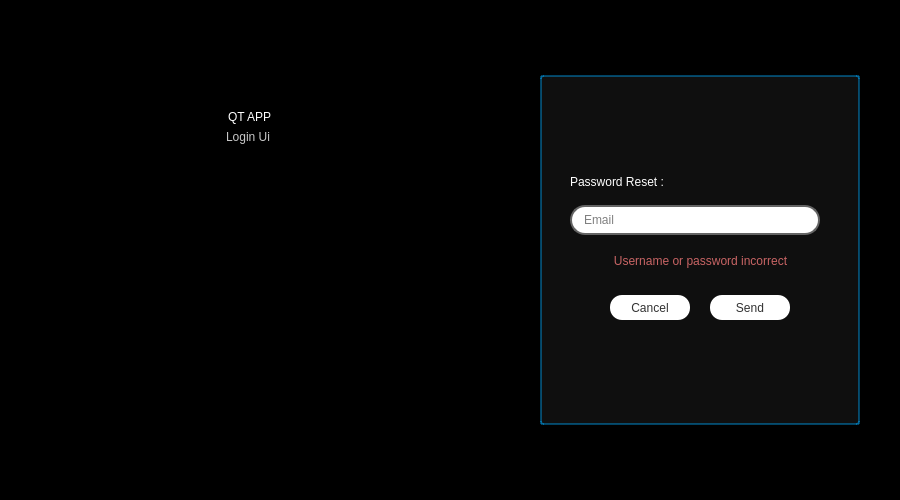
<?xml version="1.0" encoding="UTF-8"?>
<ui version="4.0">
 <class>MainWindow</class>
 <widget class="QMainWindow" name="MainWindow">
  <property name="geometry">
   <rect>
    <x>0</x>
    <y>0</y>
    <width>900</width>
    <height>500</height>
   </rect>
  </property>
  <property name="minimumSize">
   <size>
    <width>900</width>
    <height>500</height>
   </size>
  </property>
  <property name="maximumSize">
   <size>
    <width>900</width>
    <height>500</height>
   </size>
  </property>
  <property name="windowTitle">
   <string>MainWindow</string>
  </property>
  <widget class="QWidget" name="centralwidget">
   <layout class="QHBoxLayout" name="horizontalLayout">
    <property name="spacing">
     <number>0</number>
    </property>
    <property name="leftMargin">
     <number>0</number>
    </property>
    <property name="topMargin">
     <number>0</number>
    </property>
    <property name="rightMargin">
     <number>0</number>
    </property>
    <property name="bottomMargin">
     <number>0</number>
    </property>
    <item>
     <widget class="QFrame" name="frame">
      <property name="styleSheet">
       <string notr="true">background-color: rgb(0, 0, 0);</string>
      </property>
      <property name="frameShape">
       <enum>QFrame::NoFrame</enum>
      </property>
      <property name="frameShadow">
       <enum>QFrame::Raised</enum>
      </property>
      <layout class="QHBoxLayout" name="horizontalLayout_2">
       <property name="spacing">
        <number>0</number>
       </property>
       <property name="leftMargin">
        <number>0</number>
       </property>
       <property name="topMargin">
        <number>0</number>
       </property>
       <property name="rightMargin">
        <number>0</number>
       </property>
       <property name="bottomMargin">
        <number>0</number>
       </property>
       <item>
        <widget class="QFrame" name="frame_3">
         <property name="frameShape">
          <enum>QFrame::StyledPanel</enum>
         </property>
         <property name="frameShadow">
          <enum>QFrame::Raised</enum>
         </property>
         <layout class="QVBoxLayout" name="verticalLayout_2">
          <item>
           <spacer name="verticalSpacer">
            <property name="orientation">
             <enum>Qt::Vertical</enum>
            </property>
            <property name="sizeType">
             <enum>QSizePolicy::Fixed</enum>
            </property>
            <property name="sizeHint" stdset="0">
             <size>
              <width>20</width>
              <height>100</height>
             </size>
            </property>
           </spacer>
          </item>
          <item alignment="Qt::AlignHCenter">
           <widget class="QLabel" name="label">
            <property name="styleSheet">
             <string notr="true">color: rgb(255, 255, 255);
font: 63 48pt &quot;Yu Gothic UI Semibold&quot;;
</string>
            </property>
            <property name="text">
             <string>QT APP</string>
            </property>
           </widget>
          </item>
          <item alignment="Qt::AlignHCenter">
           <widget class="QLabel" name="label_2">
            <property name="styleSheet">
             <string notr="true">color: rgb(200, 200, 200);
font: 63 12pt &quot;Yu Gothic UI Semibold&quot;;</string>
            </property>
            <property name="text">
             <string>Login Ui </string>
            </property>
           </widget>
          </item>
          <item>
           <spacer name="verticalSpacer_2">
            <property name="orientation">
             <enum>Qt::Vertical</enum>
            </property>
            <property name="sizeHint" stdset="0">
             <size>
              <width>20</width>
              <height>40</height>
             </size>
            </property>
           </spacer>
          </item>
         </layout>
        </widget>
       </item>
       <item>
        <widget class="QFrame" name="frame_2">
         <property name="minimumSize">
          <size>
           <width>400</width>
           <height>0</height>
          </size>
         </property>
         <property name="maximumSize">
          <size>
           <width>400</width>
           <height>16777215</height>
          </size>
         </property>
         <property name="frameShape">
          <enum>QFrame::NoFrame</enum>
         </property>
         <property name="frameShadow">
          <enum>QFrame::Raised</enum>
         </property>
         <layout class="QHBoxLayout" name="horizontalLayout_3">
          <property name="spacing">
           <number>0</number>
          </property>
          <property name="leftMargin">
           <number>0</number>
          </property>
          <property name="topMargin">
           <number>0</number>
          </property>
          <property name="rightMargin">
           <number>0</number>
          </property>
          <property name="bottomMargin">
           <number>0</number>
          </property>
          <item>
           <widget class="QStackedWidget" name="stackedWidget">
            <property name="currentIndex">
             <number>0</number>
            </property>
            <widget class="QWidget" name="page">
             <layout class="QVBoxLayout" name="verticalLayout">
              <item alignment="Qt::AlignHCenter">
               <widget class="QFrame" name="frame_4">
                <property name="minimumSize">
                 <size>
                  <width>320</width>
                  <height>350</height>
                 </size>
                </property>
                <property name="maximumSize">
                 <size>
                  <width>320</width>
                  <height>350</height>
                 </size>
                </property>
                <property name="styleSheet">
                 <string notr="true">background-color: rgb(15, 15, 15);
border:2px solid;
border-color: rgba(0, 170, 255,100);
border-radius:3px;</string>
                </property>
                <property name="frameShape">
                 <enum>QFrame::NoFrame</enum>
                </property>
                <property name="frameShadow">
                 <enum>QFrame::Raised</enum>
                </property>
                <widget class="QFrame" name="frame_login">
                 <property name="geometry">
                  <rect>
                   <x>20</x>
                   <y>-300</y>
                   <width>280</width>
                   <height>1300</height>
                  </rect>
                 </property>
                 <property name="minimumSize">
                  <size>
                   <width>280</width>
                   <height>1300</height>
                  </size>
                 </property>
                 <property name="maximumSize">
                  <size>
                   <width>280</width>
                   <height>1300</height>
                  </size>
                 </property>
                 <property name="styleSheet">
                  <string notr="true">border:none;
background:transparent;</string>
                 </property>
                 <property name="frameShape">
                  <enum>QFrame::NoFrame</enum>
                 </property>
                 <property name="frameShadow">
                  <enum>QFrame::Raised</enum>
                 </property>
                 <widget class="QLineEdit" name="lineEdit_login_password">
                  <property name="geometry">
                   <rect>
                    <x>40</x>
                    <y>110</y>
                    <width>200</width>
                    <height>30</height>
                   </rect>
                  </property>
                  <property name="minimumSize">
                   <size>
                    <width>200</width>
                    <height>30</height>
                   </size>
                  </property>
                  <property name="maximumSize">
                   <size>
                    <width>200</width>
                    <height>30</height>
                   </size>
                  </property>
                  <property name="styleSheet">
                   <string notr="true">QLineEdit{
color: rgb(0,0, 0);
font: 63 8pt &quot;Segoe UI Semibold&quot;;
background-color: rgb(255, 255, 255);
border-radius:15px;
border: 2px solid rgb(100, 100, 100);
padding-left:10px;
}
</string>
                  </property>
                  <property name="echoMode">
                   <enum>QLineEdit::Password</enum>
                  </property>
                  <property name="placeholderText">
                   <string>Password</string>
                  </property>
                 </widget>
                 <widget class="QLabel" name="label_loginInfo">
                  <property name="geometry">
                   <rect>
                    <x>20</x>
                    <y>260</y>
                    <width>241</width>
                    <height>31</height>
                   </rect>
                  </property>
                  <property name="styleSheet">
                   <string notr="true">QLabel{
color: rgb(200, 100, 100);
font: 87 7pt &quot;Segoe UI Black&quot;;
border:none;
}</string>
                  </property>
                  <property name="frameShape">
                   <enum>QFrame::NoFrame</enum>
                  </property>
                  <property name="text">
                   <string>Username or password incorrect</string>
                  </property>
                  <property name="alignment">
                   <set>Qt::AlignCenter</set>
                  </property>
                 </widget>
                 <widget class="QPushButton" name="pushButton_quitLogin">
                  <property name="geometry">
                   <rect>
                    <x>60</x>
                    <y>180</y>
                    <width>80</width>
                    <height>25</height>
                   </rect>
                  </property>
                  <property name="minimumSize">
                   <size>
                    <width>80</width>
                    <height>25</height>
                   </size>
                  </property>
                  <property name="maximumSize">
                   <size>
                    <width>80</width>
                    <height>25</height>
                   </size>
                  </property>
                  <property name="cursor">
                   <cursorShape>PointingHandCursor</cursorShape>
                  </property>
                  <property name="styleSheet">
                   <string notr="true">QPushButton{
color: rgb(50, 50, 50);
font: 87 9pt &quot;Segoe UI Black&quot;;
background-color: rgb(255, 255, 255);
border-radius:12px;
border:none;
background-repeat: no-repeat;
background-position: center;
}
QPushButton::hover{
background-color:rgb(170, 0, 0);
border-radius:12px;
border:none;
background-repeat: no-repeat;
background-position: center;
}</string>
                  </property>
                  <property name="text">
                   <string>Quit</string>
                  </property>
                 </widget>
                 <widget class="QPushButton" name="pushButton_signup">
                  <property name="geometry">
                   <rect>
                    <x>70</x>
                    <y>240</y>
                    <width>150</width>
                    <height>15</height>
                   </rect>
                  </property>
                  <property name="minimumSize">
                   <size>
                    <width>150</width>
                    <height>15</height>
                   </size>
                  </property>
                  <property name="maximumSize">
                   <size>
                    <width>150</width>
                    <height>15</height>
                   </size>
                  </property>
                  <property name="cursor">
                   <cursorShape>PointingHandCursor</cursorShape>
                  </property>
                  <property name="toolTip">
                   <string/>
                  </property>
                  <property name="autoFillBackground">
                   <bool>false</bool>
                  </property>
                  <property name="styleSheet">
                   <string notr="true">QPushButton{
color: rgb(200, 200, 200);
font: 87 9pt &quot;Segoe UI Black&quot;;
border:none;
}

QPushButton::hover{
border:none;
color: rgb(250, 250, 250);
font: 87 9pt &quot;Segoe UI Black&quot;;
}</string>
                  </property>
                  <property name="text">
                   <string>Create an Account</string>
                  </property>
                  <property name="autoRepeat">
                   <bool>false</bool>
                  </property>
                  <property name="autoExclusive">
                   <bool>false</bool>
                  </property>
                  <property name="autoDefault">
                   <bool>false</bool>
                  </property>
                  <property name="default">
                   <bool>false</bool>
                  </property>
                  <property name="flat">
                   <bool>false</bool>
                  </property>
                 </widget>
                 <widget class="QLineEdit" name="lineEdit_login_email">
                  <property name="geometry">
                   <rect>
                    <x>40</x>
                    <y>70</y>
                    <width>200</width>
                    <height>30</height>
                   </rect>
                  </property>
                  <property name="minimumSize">
                   <size>
                    <width>200</width>
                    <height>30</height>
                   </size>
                  </property>
                  <property name="maximumSize">
                   <size>
                    <width>200</width>
                    <height>30</height>
                   </size>
                  </property>
                  <property name="styleSheet">
                   <string notr="true">QLineEdit{
color: rgb(0,0, 0);
font: 63 8pt &quot;Segoe UI Semibold&quot;;
background-color: rgb(255, 255, 255);
border-radius:15px;
border: 2px solid rgb(100, 100, 100);
padding-left: 10px
}

</string>
                  </property>
                  <property name="inputMask">
                   <string extracomment="email"/>
                  </property>
                  <property name="text">
                   <string/>
                  </property>
                  <property name="placeholderText">
                   <string>Email</string>
                  </property>
                 </widget>
                 <widget class="QLabel" name="user_description">
                  <property name="geometry">
                   <rect>
                    <x>40</x>
                    <y>20</y>
                    <width>171</width>
                    <height>33</height>
                   </rect>
                  </property>
                  <property name="styleSheet">
                   <string notr="true">color: rgb(255, 255, 255);
border:none;
font: 75 16pt &quot;Monospac821 BT&quot;;</string>
                  </property>
                  <property name="text">
                   <string>Log in :</string>
                  </property>
                 </widget>
                 <widget class="QPushButton" name="pushButton_login">
                  <property name="geometry">
                   <rect>
                    <x>150</x>
                    <y>180</y>
                    <width>80</width>
                    <height>25</height>
                   </rect>
                  </property>
                  <property name="minimumSize">
                   <size>
                    <width>80</width>
                    <height>25</height>
                   </size>
                  </property>
                  <property name="maximumSize">
                   <size>
                    <width>80</width>
                    <height>25</height>
                   </size>
                  </property>
                  <property name="cursor">
                   <cursorShape>PointingHandCursor</cursorShape>
                  </property>
                  <property name="styleSheet">
                   <string notr="true">QPushButton{
color: rgb(50, 50, 50);
font: 87 9pt &quot;Segoe UI Black&quot;;
background-color: rgb(255, 255, 255);
border-radius:12px;
border:none;
background-repeat: no-repeat;
background-position: center;
}
QPushButton::hover{
background-color:rgb(0, 124, 0);
border-radius:12px;
border:none;
background-repeat: no-repeat;
background-position: center;
}</string>
                  </property>
                  <property name="text">
                   <string>Log in</string>
                  </property>
                  <property name="shortcut">
                   <string>Return</string>
                  </property>
                 </widget>
                 <widget class="QPushButton" name="pushButton_forgotPassword">
                  <property name="geometry">
                   <rect>
                    <x>30</x>
                    <y>150</y>
                    <width>150</width>
                    <height>15</height>
                   </rect>
                  </property>
                  <property name="minimumSize">
                   <size>
                    <width>150</width>
                    <height>15</height>
                   </size>
                  </property>
                  <property name="maximumSize">
                   <size>
                    <width>150</width>
                    <height>15</height>
                   </size>
                  </property>
                  <property name="cursor">
                   <cursorShape>PointingHandCursor</cursorShape>
                  </property>
                  <property name="toolTip">
                   <string/>
                  </property>
                  <property name="autoFillBackground">
                   <bool>false</bool>
                  </property>
                  <property name="styleSheet">
                   <string notr="true">QPushButton{
color: rgb(200, 200, 200);
font: 87 9pt &quot;Segoe UI Black&quot;;
border:none;
}

QPushButton::hover{
border:none;
color: rgb(250, 250, 250);
font: 87 9pt &quot;Segoe UI Black&quot;;
}</string>
                  </property>
                  <property name="text">
                   <string>Forgot Password?</string>
                  </property>
                  <property name="autoRepeat">
                   <bool>false</bool>
                  </property>
                  <property name="autoExclusive">
                   <bool>false</bool>
                  </property>
                  <property name="autoDefault">
                   <bool>false</bool>
                  </property>
                  <property name="default">
                   <bool>false</bool>
                  </property>
                  <property name="flat">
                   <bool>false</bool>
                  </property>
                 </widget>
                 <widget class="QLabel" name="label_passwordReset">
                  <property name="geometry">
                   <rect>
                    <x>10</x>
                    <y>470</y>
                    <width>261</width>
                    <height>31</height>
                   </rect>
                  </property>
                  <property name="styleSheet">
                   <string notr="true">QLabel{
color: rgb(200, 100, 100);
font: 87 7pt &quot;Segoe UI Black&quot;;
border:none;
}</string>
                  </property>
                  <property name="frameShape">
                   <enum>QFrame::NoFrame</enum>
                  </property>
                  <property name="text">
                   <string>Username or password incorrect</string>
                  </property>
                  <property name="alignment">
                   <set>Qt::AlignCenter</set>
                  </property>
                 </widget>
                 <widget class="QPushButton" name="pushButton_forgotPasswordCancel">
                  <property name="geometry">
                   <rect>
                    <x>50</x>
                    <y>520</y>
                    <width>80</width>
                    <height>25</height>
                   </rect>
                  </property>
                  <property name="minimumSize">
                   <size>
                    <width>80</width>
                    <height>25</height>
                   </size>
                  </property>
                  <property name="maximumSize">
                   <size>
                    <width>80</width>
                    <height>25</height>
                   </size>
                  </property>
                  <property name="cursor">
                   <cursorShape>PointingHandCursor</cursorShape>
                  </property>
                  <property name="styleSheet">
                   <string notr="true">QPushButton{
color: rgb(50, 50, 50);
font: 87 9pt &quot;Segoe UI Black&quot;;
background-color: rgb(255, 255, 255);
border-radius:12px;
border:none;
background-repeat: no-repeat;
background-position: center;
}
QPushButton::hover{
background-color:rgb(170, 0, 0);
border-radius:12px;
border:none;
background-repeat: no-repeat;
background-position: center;
}</string>
                  </property>
                  <property name="text">
                   <string>Cancel</string>
                  </property>
                 </widget>
                 <widget class="QPushButton" name="pushButton_forgotPasswordSend">
                  <property name="geometry">
                   <rect>
                    <x>150</x>
                    <y>520</y>
                    <width>80</width>
                    <height>25</height>
                   </rect>
                  </property>
                  <property name="minimumSize">
                   <size>
                    <width>80</width>
                    <height>25</height>
                   </size>
                  </property>
                  <property name="maximumSize">
                   <size>
                    <width>80</width>
                    <height>25</height>
                   </size>
                  </property>
                  <property name="cursor">
                   <cursorShape>PointingHandCursor</cursorShape>
                  </property>
                  <property name="styleSheet">
                   <string notr="true">QPushButton{
color: rgb(50, 50, 50);
font: 87 9pt &quot;Segoe UI Black&quot;;
background-color: rgb(255, 255, 255);
border-radius:12px;
border:none;
background-repeat: no-repeat;
background-position: center;
}
QPushButton::hover{
background-color:rgb(0, 124, 0);
border-radius:12px;
border:none;
background-repeat: no-repeat;
background-position: center;
}</string>
                  </property>
                  <property name="text">
                   <string>Send</string>
                  </property>
                 </widget>
                 <widget class="QLineEdit" name="lineEdit_passwordReset_email">
                  <property name="geometry">
                   <rect>
                    <x>10</x>
                    <y>430</y>
                    <width>250</width>
                    <height>30</height>
                   </rect>
                  </property>
                  <property name="minimumSize">
                   <size>
                    <width>250</width>
                    <height>30</height>
                   </size>
                  </property>
                  <property name="maximumSize">
                   <size>
                    <width>250</width>
                    <height>30</height>
                   </size>
                  </property>
                  <property name="styleSheet">
                   <string notr="true">QLineEdit{
color: rgb(0,0, 0);
font: 63 8pt &quot;Segoe UI Semibold&quot;;
background-color: rgb(255, 255, 255);
border-radius:15px;
border: 2px solid rgb(100, 100, 100);
padding-left: 10px
}

</string>
                  </property>
                  <property name="inputMask">
                   <string extracomment="email"/>
                  </property>
                  <property name="text">
                   <string/>
                  </property>
                  <property name="placeholderText">
                   <string>Email</string>
                  </property>
                 </widget>
                 <widget class="QLabel" name="user_description_4">
                  <property name="geometry">
                   <rect>
                    <x>10</x>
                    <y>390</y>
                    <width>221</width>
                    <height>33</height>
                   </rect>
                  </property>
                  <property name="styleSheet">
                   <string notr="true">color: rgb(255, 255, 255);
font: 75 13pt &quot;Monospac821 BT&quot;;</string>
                  </property>
                  <property name="text">
                   <string>Password Reset :</string>
                  </property>
                 </widget>
                </widget>
               </widget>
              </item>
             </layout>
            </widget>
            <widget class="QWidget" name="page_2">
             <layout class="QHBoxLayout" name="horizontalLayout_4">
              <item>
               <widget class="QFrame" name="frame_5">
                <property name="minimumSize">
                 <size>
                  <width>320</width>
                  <height>350</height>
                 </size>
                </property>
                <property name="maximumSize">
                 <size>
                  <width>320</width>
                  <height>350</height>
                 </size>
                </property>
                <property name="styleSheet">
                 <string notr="true">background-color: rgb(15, 15, 15);
border:2px solid;
border-color: rgba(0, 170, 255,100);
border-radius:3px;</string>
                </property>
                <property name="frameShape">
                 <enum>QFrame::NoFrame</enum>
                </property>
                <property name="frameShadow">
                 <enum>QFrame::Raised</enum>
                </property>
                <widget class="QLineEdit" name="lineEdit_signup_name">
                 <property name="geometry">
                  <rect>
                   <x>50</x>
                   <y>60</y>
                   <width>220</width>
                   <height>30</height>
                  </rect>
                 </property>
                 <property name="minimumSize">
                  <size>
                   <width>220</width>
                   <height>30</height>
                  </size>
                 </property>
                 <property name="maximumSize">
                  <size>
                   <width>200</width>
                   <height>30</height>
                  </size>
                 </property>
                 <property name="styleSheet">
                  <string notr="true">QLineEdit{
color: rgb(0,0, 0);
font: 63 8pt &quot;Segoe UI Semibold&quot;;
background-color: rgb(255, 255, 255);
border-radius:5px;
border: 2px solid rgb(100, 100, 100);
padding-left: 10px
}

</string>
                 </property>
                 <property name="inputMask">
                  <string extracomment="Name"/>
                 </property>
                 <property name="text">
                  <string/>
                 </property>
                 <property name="placeholderText">
                  <string>Name</string>
                 </property>
                </widget>
                <widget class="QPushButton" name="pushButton_signupCancel">
                 <property name="geometry">
                  <rect>
                   <x>70</x>
                   <y>270</y>
                   <width>80</width>
                   <height>25</height>
                  </rect>
                 </property>
                 <property name="minimumSize">
                  <size>
                   <width>80</width>
                   <height>25</height>
                  </size>
                 </property>
                 <property name="maximumSize">
                  <size>
                   <width>80</width>
                   <height>25</height>
                  </size>
                 </property>
                 <property name="cursor">
                  <cursorShape>PointingHandCursor</cursorShape>
                 </property>
                 <property name="styleSheet">
                  <string notr="true">QPushButton{
color: rgb(50, 50, 50);
font: 87 9pt &quot;Segoe UI Black&quot;;
background-color: rgb(255, 255, 255);
border-radius:12px;
border:none;
background-repeat: no-repeat;
background-position: center;
}
QPushButton::hover{
background-color:rgb(170, 0, 0);
border-radius:12px;
border:none;
background-repeat: no-repeat;
background-position: center;
}</string>
                 </property>
                 <property name="text">
                  <string>Cancel</string>
                 </property>
                </widget>
                <widget class="QLabel" name="user_description_3">
                 <property name="geometry">
                  <rect>
                   <x>50</x>
                   <y>20</y>
                   <width>171</width>
                   <height>33</height>
                  </rect>
                 </property>
                 <property name="styleSheet">
                  <string notr="true">color: rgb(255, 255, 255);
font: 75 16pt &quot;Monospac821 BT&quot;;
border:none;</string>
                 </property>
                 <property name="text">
                  <string>New Account :</string>
                 </property>
                </widget>
                <widget class="QLineEdit" name="lineEdit_signup_surname">
                 <property name="geometry">
                  <rect>
                   <x>50</x>
                   <y>100</y>
                   <width>220</width>
                   <height>30</height>
                  </rect>
                 </property>
                 <property name="minimumSize">
                  <size>
                   <width>220</width>
                   <height>30</height>
                  </size>
                 </property>
                 <property name="maximumSize">
                  <size>
                   <width>200</width>
                   <height>30</height>
                  </size>
                 </property>
                 <property name="styleSheet">
                  <string notr="true">QLineEdit{
color: rgb(0,0, 0);
font: 63 8pt &quot;Segoe UI Semibold&quot;;
background-color: rgb(255, 255, 255);
border-radius:5px;
border: 2px solid rgb(100, 100, 100);
padding-left: 10px
}

</string>
                 </property>
                 <property name="placeholderText">
                  <string>Surname</string>
                 </property>
                </widget>
                <widget class="QLineEdit" name="lineEdit_signup_email">
                 <property name="geometry">
                  <rect>
                   <x>50</x>
                   <y>140</y>
                   <width>220</width>
                   <height>30</height>
                  </rect>
                 </property>
                 <property name="minimumSize">
                  <size>
                   <width>220</width>
                   <height>30</height>
                  </size>
                 </property>
                 <property name="maximumSize">
                  <size>
                   <width>200</width>
                   <height>30</height>
                  </size>
                 </property>
                 <property name="styleSheet">
                  <string notr="true">QLineEdit{
color: rgb(0,0, 0);
font: 63 8pt &quot;Segoe UI Semibold&quot;;
background-color: rgb(255, 255, 255);
border-radius:5px;
border: 2px solid rgb(100, 100, 100);
padding-left: 10px
}

</string>
                 </property>
                 <property name="inputMask">
                  <string extracomment="email"/>
                 </property>
                 <property name="text">
                  <string/>
                 </property>
                 <property name="placeholderText">
                  <string>Email</string>
                 </property>
                </widget>
                <widget class="QLineEdit" name="lineEdit_signup_confirmpassword">
                 <property name="geometry">
                  <rect>
                   <x>50</x>
                   <y>220</y>
                   <width>220</width>
                   <height>30</height>
                  </rect>
                 </property>
                 <property name="minimumSize">
                  <size>
                   <width>220</width>
                   <height>30</height>
                  </size>
                 </property>
                 <property name="maximumSize">
                  <size>
                   <width>200</width>
                   <height>30</height>
                  </size>
                 </property>
                 <property name="styleSheet">
                  <string notr="true">QLineEdit{
color: rgb(0,0, 0);
font: 63 8pt &quot;Segoe UI Semibold&quot;;
background-color: rgb(255, 255, 255);
border-radius:5px;
border: 2px solid rgb(100, 100, 100);
padding-left: 10px
}

</string>
                 </property>
                 <property name="inputMask">
                  <string extracomment="email"/>
                 </property>
                 <property name="text">
                  <string/>
                 </property>
                 <property name="echoMode">
                  <enum>QLineEdit::Password</enum>
                 </property>
                 <property name="placeholderText">
                  <string>Confirm Password</string>
                 </property>
                </widget>
                <widget class="QLineEdit" name="lineEdit_signup_password">
                 <property name="geometry">
                  <rect>
                   <x>50</x>
                   <y>180</y>
                   <width>220</width>
                   <height>30</height>
                  </rect>
                 </property>
                 <property name="minimumSize">
                  <size>
                   <width>220</width>
                   <height>30</height>
                  </size>
                 </property>
                 <property name="maximumSize">
                  <size>
                   <width>200</width>
                   <height>30</height>
                  </size>
                 </property>
                 <property name="styleSheet">
                  <string notr="true">QLineEdit{
color: rgb(0,0, 0);
font: 63 8pt &quot;Segoe UI Semibold&quot;;
background-color: rgb(255, 255, 255);
border-radius:5px;
border: 2px solid rgb(100, 100, 100);
padding-left: 10px
}

</string>
                 </property>
                 <property name="inputMask">
                  <string extracomment="email"/>
                 </property>
                 <property name="text">
                  <string/>
                 </property>
                 <property name="echoMode">
                  <enum>QLineEdit::Password</enum>
                 </property>
                 <property name="placeholderText">
                  <string>Password</string>
                 </property>
                </widget>
                <widget class="QPushButton" name="pushButton_signup_create">
                 <property name="geometry">
                  <rect>
                   <x>170</x>
                   <y>270</y>
                   <width>80</width>
                   <height>25</height>
                  </rect>
                 </property>
                 <property name="minimumSize">
                  <size>
                   <width>80</width>
                   <height>25</height>
                  </size>
                 </property>
                 <property name="maximumSize">
                  <size>
                   <width>80</width>
                   <height>25</height>
                  </size>
                 </property>
                 <property name="cursor">
                  <cursorShape>PointingHandCursor</cursorShape>
                 </property>
                 <property name="styleSheet">
                  <string notr="true">QPushButton{
color: rgb(50, 50, 50);
font: 87 9pt &quot;Segoe UI Black&quot;;
background-color: rgb(255, 255, 255);
border-radius:12px;
border:none;
background-repeat: no-repeat;
background-position: center;
}
QPushButton::hover{
background-color:rgb(0, 124, 0);
border-radius:12px;
border:none;
background-repeat: no-repeat;
background-position: center;
}</string>
                 </property>
                 <property name="text">
                  <string>Create</string>
                 </property>
                </widget>
                <widget class="QLabel" name="label_createUserInfo">
                 <property name="geometry">
                  <rect>
                   <x>40</x>
                   <y>300</y>
                   <width>241</width>
                   <height>20</height>
                  </rect>
                 </property>
                 <property name="minimumSize">
                  <size>
                   <width>0</width>
                   <height>20</height>
                  </size>
                 </property>
                 <property name="maximumSize">
                  <size>
                   <width>16777215</width>
                   <height>20</height>
                  </size>
                 </property>
                 <property name="styleSheet">
                  <string notr="true">QLabel{
color: rgb(200, 100, 100);
font: 87 7pt &quot;Segoe UI Black&quot;;
border:none;
}</string>
                 </property>
                 <property name="frameShape">
                  <enum>QFrame::NoFrame</enum>
                 </property>
                 <property name="text">
                  <string>Username or password incorrect</string>
                 </property>
                 <property name="alignment">
                  <set>Qt::AlignCenter</set>
                 </property>
                </widget>
               </widget>
              </item>
             </layout>
            </widget>
            <widget class="QWidget" name="page_3">
             <layout class="QVBoxLayout" name="verticalLayout_3">
              <item alignment="Qt::AlignHCenter">
               <widget class="QFrame" name="frame_6">
                <property name="minimumSize">
                 <size>
                  <width>320</width>
                  <height>350</height>
                 </size>
                </property>
                <property name="maximumSize">
                 <size>
                  <width>320</width>
                  <height>350</height>
                 </size>
                </property>
                <property name="styleSheet">
                 <string notr="true">background-color: rgb(15, 15, 15);
border:2px solid;
border-color: rgba(0, 170, 255,100);
border-radius:3px;</string>
                </property>
                <property name="frameShape">
                 <enum>QFrame::NoFrame</enum>
                </property>
                <property name="frameShadow">
                 <enum>QFrame::Raised</enum>
                </property>
                <layout class="QVBoxLayout" name="verticalLayout_4">
                 <item alignment="Qt::AlignHCenter">
                  <widget class="QLabel" name="label_gif">
                   <property name="minimumSize">
                    <size>
                     <width>100</width>
                     <height>100</height>
                    </size>
                   </property>
                   <property name="maximumSize">
                    <size>
                     <width>100</width>
                     <height>100</height>
                    </size>
                   </property>
                   <property name="styleSheet">
                    <string notr="true">border:none;</string>
                   </property>
                   <property name="text">
                    <string/>
                   </property>
                  </widget>
                 </item>
                </layout>
               </widget>
              </item>
             </layout>
            </widget>
           </widget>
          </item>
         </layout>
        </widget>
       </item>
      </layout>
     </widget>
    </item>
   </layout>
  </widget>
 </widget>
 <resources/>
 <connections/>
</ui>
